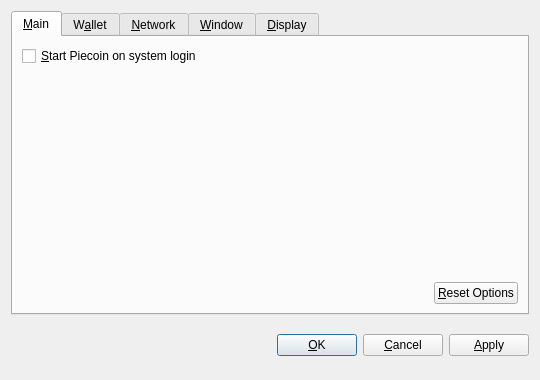
<?xml version="1.0" encoding="UTF-8"?>
<ui version="4.0">
 <class>OptionsDialog</class>
 <widget class="QDialog" name="OptionsDialog">
  <property name="geometry">
   <rect>
    <x>0</x>
    <y>0</y>
    <width>540</width>
    <height>380</height>
   </rect>
  </property>
  <property name="windowTitle">
   <string>Options</string>
  </property>
  <property name="modal">
   <bool>true</bool>
  </property>
  <layout class="QVBoxLayout" name="verticalLayout">
   <item>
    <widget class="QTabWidget" name="tabWidget">
     <property name="tabPosition">
      <enum>QTabWidget::North</enum>
     </property>
     <property name="currentIndex">
      <number>0</number>
     </property>
     <widget class="QWidget" name="tabMain">
      <attribute name="title">
       <string>&amp;Main</string>
      </attribute>
      <layout class="QVBoxLayout" name="verticalLayout_Main">
       <item>
        <widget class="QCheckBox" name="bitcoinAtStartup">
         <property name="toolTip">
          <string>Automatically start Piecoin after logging in to the system.</string>
         </property>
         <property name="text">
          <string>&amp;Start Piecoin on system login</string>
         </property>
        </widget>
       </item>
       <item>
        <spacer name="verticalSpacer_Main">
         <property name="orientation">
          <enum>Qt::Vertical</enum>
         </property>
         <property name="sizeHint" stdset="0">
          <size>
           <width>20</width>
           <height>40</height>
          </size>
         </property>
        </spacer>
       </item>
       <item>
        <layout class="QHBoxLayout" name="horizontalLayout_2_Main">
         <item>
          <spacer name="horizontalSpacer_2_Main">
           <property name="orientation">
            <enum>Qt::Horizontal</enum>
           </property>
           <property name="sizeHint" stdset="0">
            <size>
             <width>40</width>
             <height>20</height>
            </size>
           </property>
          </spacer>
         </item>
         <item>
          <widget class="QPushButton" name="resetButton">
           <property name="toolTip">
            <string>Reset all client options to default.</string>
           </property>
           <property name="text">
            <string>&amp;Reset Options</string>
           </property>
           <property name="autoDefault">
            <bool>false</bool>
           </property>
          </widget>
         </item>
        </layout>
       </item>
      </layout>
     </widget>
     <widget class="QWidget" name="tabWallet">
      <attribute name="title">
       <string>W&amp;allet</string>
      </attribute>
      <layout class="QVBoxLayout" name="verticalLayout_Network">
       <item>
        <widget class="QLabel" name="transactionFeeInfoLabel">
         <property name="text">
          <string>Optional transaction fee per kB that helps make sure your transactions are processed quickly. Most transactions are 1 kB.</string>
         </property>
         <property name="textFormat">
          <enum>Qt::PlainText</enum>
         </property>
         <property name="wordWrap">
          <bool>true</bool>
         </property>
        </widget>
       </item>
       <item>
        <layout class="QHBoxLayout" name="horizontalLayout_1_Main">
         <item>
          <widget class="QLabel" name="transactionFeeLabel">
           <property name="text">
            <string>Pay transaction &amp;fee</string>
           </property>
           <property name="textFormat">
            <enum>Qt::PlainText</enum>
           </property>
           <property name="buddy">
            <cstring>transactionFee</cstring>
           </property>
          </widget>
         </item>
         <item>
          <widget class="BitcoinAmountField" name="transactionFee"/>
         </item>
         <item>
          <spacer name="horizontalSpacer_1_Main">
           <property name="orientation">
            <enum>Qt::Horizontal</enum>
           </property>
           <property name="sizeHint" stdset="0">
            <size>
             <width>40</width>
             <height>20</height>
            </size>
           </property>
          </spacer>
         </item>
        </layout>
       </item>
       <item>
        <widget class="QLabel" name="label">
         <property name="text">
          <string>If you disable the spending of unconfirmed change, the change from a transaction cannot be used until that transaction has at least one confirmation. This also affects how your balance is computed.</string>
         </property>
         <property name="wordWrap">
          <bool>true</bool>
         </property>
        </widget>
       </item>
       <item>
        <widget class="QCheckBox" name="spendZeroConfChange">
         <property name="text">
          <string>Spend unconfirmed change  (experts only)</string>
         </property>
        </widget>
       </item>
       <item>
        <spacer name="verticalSpacer">
         <property name="orientation">
          <enum>Qt::Vertical</enum>
         </property>
         <property name="sizeHint" stdset="0">
          <size>
           <width>20</width>
           <height>40</height>
          </size>
         </property>
        </spacer>
       </item>
      </layout>
     </widget>
     <widget class="QWidget" name="tabNetwork">
      <attribute name="title">
       <string>&amp;Network</string>
      </attribute>
      <layout class="QVBoxLayout" name="verticalLayout_Network">
       <item>
        <widget class="QCheckBox" name="mapPortUpnp">
         <property name="toolTip">
          <string>Automatically open the Piecoin client port on the router. This only works when your router supports UPnP and it is enabled.</string>
         </property>
         <property name="text">
          <string>Map port using &amp;UPnP</string>
         </property>
        </widget>
       </item>
       <item>
        <widget class="QCheckBox" name="connectSocks">
         <property name="toolTip">
          <string>Connect to the Piecoin network through a SOCKS proxy (e.g. when connecting through Tor).</string>
         </property>
         <property name="text">
          <string>&amp;Connect through SOCKS proxy:</string>
         </property>
        </widget>
       </item>
       <item>
        <layout class="QHBoxLayout" name="horizontalLayout_Network">
         <item>
          <widget class="QLabel" name="proxyIpLabel">
           <property name="text">
            <string>Proxy &amp;IP:</string>
           </property>
           <property name="textFormat">
            <enum>Qt::PlainText</enum>
           </property>
           <property name="buddy">
            <cstring>proxyIp</cstring>
           </property>
          </widget>
         </item>
         <item>
          <widget class="QValidatedLineEdit" name="proxyIp">
           <property name="maximumSize">
            <size>
             <width>140</width>
             <height>16777215</height>
            </size>
           </property>
           <property name="toolTip">
            <string>IP address of the proxy (e.g. 127.0.0.1)</string>
           </property>
          </widget>
         </item>
         <item>
          <widget class="QLabel" name="proxyPortLabel">
           <property name="text">
            <string>&amp;Port:</string>
           </property>
           <property name="textFormat">
            <enum>Qt::PlainText</enum>
           </property>
           <property name="buddy">
            <cstring>proxyPort</cstring>
           </property>
          </widget>
         </item>
         <item>
          <widget class="QLineEdit" name="proxyPort">
           <property name="maximumSize">
            <size>
             <width>55</width>
             <height>16777215</height>
            </size>
           </property>
           <property name="toolTip">
            <string>Port of the proxy (e.g. 9050)</string>
           </property>
          </widget>
         </item>
         <item>
          <widget class="QLabel" name="socksVersionLabel">
           <property name="text">
            <string>SOCKS &amp;Version:</string>
           </property>
           <property name="textFormat">
            <enum>Qt::PlainText</enum>
           </property>
           <property name="buddy">
            <cstring>socksVersion</cstring>
           </property>
          </widget>
         </item>
         <item>
          <widget class="QValueComboBox" name="socksVersion">
           <property name="toolTip">
            <string>SOCKS version of the proxy (e.g. 5)</string>
           </property>
          </widget>
         </item>
         <item>
          <spacer name="horizontalSpacer_Network">
           <property name="orientation">
            <enum>Qt::Horizontal</enum>
           </property>
           <property name="sizeHint" stdset="0">
            <size>
             <width>40</width>
             <height>20</height>
            </size>
           </property>
          </spacer>
         </item>
        </layout>
       </item>
       <item>
        <spacer name="verticalSpacer_Network">
         <property name="orientation">
          <enum>Qt::Vertical</enum>
         </property>
         <property name="sizeHint" stdset="0">
          <size>
           <width>20</width>
           <height>40</height>
          </size>
         </property>
        </spacer>
       </item>
      </layout>
     </widget>
     <widget class="QWidget" name="tabWindow">
      <attribute name="title">
       <string>&amp;Window</string>
      </attribute>
      <layout class="QVBoxLayout" name="verticalLayout_Window">
       <item>
        <widget class="QCheckBox" name="minimizeToTray">
         <property name="toolTip">
          <string>Show only a tray icon after minimizing the window.</string>
         </property>
         <property name="text">
          <string>&amp;Minimize to the tray instead of the taskbar</string>
         </property>
        </widget>
       </item>
       <item>
        <widget class="QCheckBox" name="minimizeOnClose">
         <property name="toolTip">
          <string>Minimize instead of exit the application when the window is closed. When this option is enabled, the application will be closed only after selecting Quit in the menu.</string>
         </property>
         <property name="text">
          <string>M&amp;inimize on close</string>
         </property>
        </widget>
       </item>
       <item>
        <spacer name="verticalSpacer_Window">
         <property name="orientation">
          <enum>Qt::Vertical</enum>
         </property>
         <property name="sizeHint" stdset="0">
          <size>
           <width>20</width>
           <height>40</height>
          </size>
         </property>
        </spacer>
       </item>
      </layout>
     </widget>
     <widget class="QWidget" name="tabDisplay">
      <attribute name="title">
       <string>&amp;Display</string>
      </attribute>
      <layout class="QVBoxLayout" name="verticalLayout_Display">
       <item>
        <layout class="QHBoxLayout" name="horizontalLayout_1_Display">
         <item>
          <widget class="QLabel" name="langLabel">
           <property name="text">
            <string>User Interface &amp;language:</string>
           </property>
           <property name="textFormat">
            <enum>Qt::PlainText</enum>
           </property>
           <property name="buddy">
            <cstring>lang</cstring>
           </property>
          </widget>
         </item>
         <item>
          <widget class="QValueComboBox" name="lang">
           <property name="toolTip">
            <string>The user interface language can be set here. This setting will take effect after restarting Piecoin.</string>
           </property>
          </widget>
         </item>
        </layout>
       </item>
       <item>
        <layout class="QHBoxLayout" name="horizontalLayout_2_Display">
         <item>
          <widget class="QLabel" name="unitLabel">
           <property name="text">
            <string>&amp;Unit to show amounts in:</string>
           </property>
           <property name="textFormat">
            <enum>Qt::PlainText</enum>
           </property>
           <property name="buddy">
            <cstring>unit</cstring>
           </property>
          </widget>
         </item>
         <item>
          <widget class="QValueComboBox" name="unit">
           <property name="toolTip">
            <string>Choose the default subdivision unit to show in the interface and when sending coins.</string>
           </property>
          </widget>
         </item>
        </layout>
       </item>
       <item>
        <widget class="QCheckBox" name="displayAddresses">
         <property name="toolTip">
          <string>Whether to show Piecoin addresses in the transaction list or not.</string>
         </property>
         <property name="text">
          <string>&amp;Display addresses in transaction list</string>
         </property>
        </widget>
       </item>
       <item>
        <widget class="QCheckBox" name="coinControlFeatures">
         <property name="toolTip">
          <string>Whether to show coin control features or not.</string>
         </property>
         <property name="text">
          <string>Display coin &amp;control features (experts only!)</string>
         </property>
        </widget>
       </item>
       <item>
        <spacer name="verticalSpacer_Display">
         <property name="orientation">
          <enum>Qt::Vertical</enum>
         </property>
         <property name="sizeHint" stdset="0">
          <size>
           <width>20</width>
           <height>40</height>
          </size>
         </property>
        </spacer>
       </item>
      </layout>
     </widget>
    </widget>
   </item>
   <item>
    <layout class="QHBoxLayout" name="horizontalLayout_Buttons">
     <item>
      <spacer name="horizontalSpacer_1">
       <property name="orientation">
        <enum>Qt::Horizontal</enum>
       </property>
       <property name="sizeHint" stdset="0">
        <size>
         <width>40</width>
         <height>48</height>
        </size>
       </property>
      </spacer>
     </item>
     <item>
      <widget class="QLabel" name="statusLabel">
       <property name="font">
        <font>
         <weight>75</weight>
         <bold>true</bold>
        </font>
       </property>
       <property name="text">
        <string/>
       </property>
       <property name="textFormat">
        <enum>Qt::PlainText</enum>
       </property>
       <property name="wordWrap">
        <bool>true</bool>
       </property>
      </widget>
     </item>
     <item>
      <spacer name="horizontalSpacer_2">
       <property name="orientation">
        <enum>Qt::Horizontal</enum>
       </property>
       <property name="sizeHint" stdset="0">
        <size>
         <width>40</width>
         <height>48</height>
        </size>
       </property>
      </spacer>
     </item>
     <item>
      <widget class="QPushButton" name="okButton">
       <property name="text">
        <string>&amp;OK</string>
       </property>
      </widget>
     </item>
     <item>
      <widget class="QPushButton" name="cancelButton">
       <property name="text">
        <string>&amp;Cancel</string>
       </property>
       <property name="autoDefault">
        <bool>false</bool>
       </property>
      </widget>
     </item>
     <item>
      <widget class="QPushButton" name="applyButton">
       <property name="text">
        <string>&amp;Apply</string>
       </property>
       <property name="autoDefault">
        <bool>false</bool>
       </property>
      </widget>
     </item>
    </layout>
   </item>
  </layout>
 </widget>
 <customwidgets>
  <customwidget>
   <class>BitcoinAmountField</class>
   <extends>QSpinBox</extends>
   <header>bitcoinamountfield.h</header>
  </customwidget>
  <customwidget>
   <class>QValueComboBox</class>
   <extends>QComboBox</extends>
   <header>qvaluecombobox.h</header>
  </customwidget>
  <customwidget>
   <class>QValidatedLineEdit</class>
   <extends>QLineEdit</extends>
   <header>qvalidatedlineedit.h</header>
  </customwidget>
 </customwidgets>
 <resources/>
 <connections/>
</ui>
